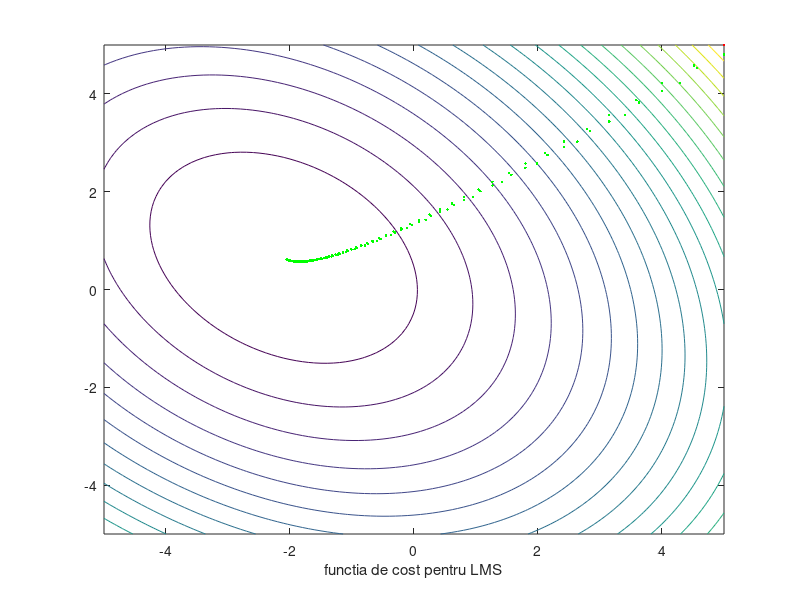
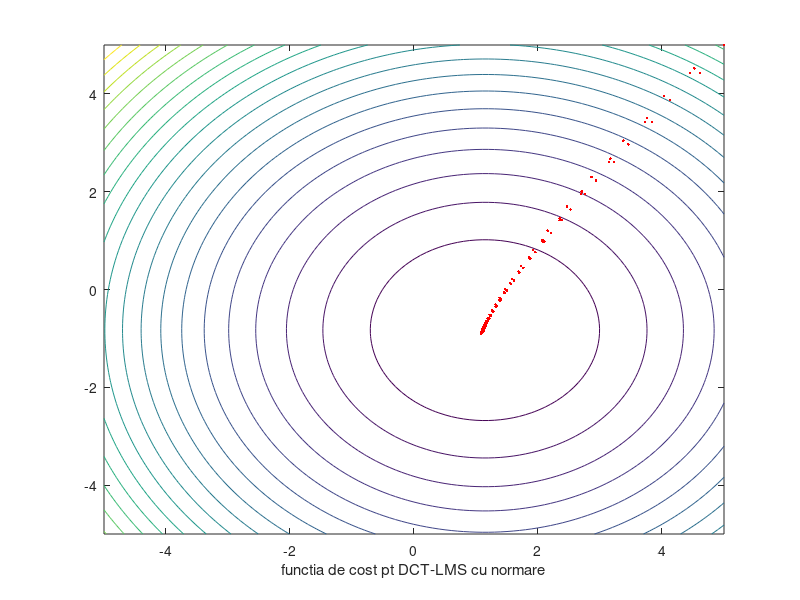
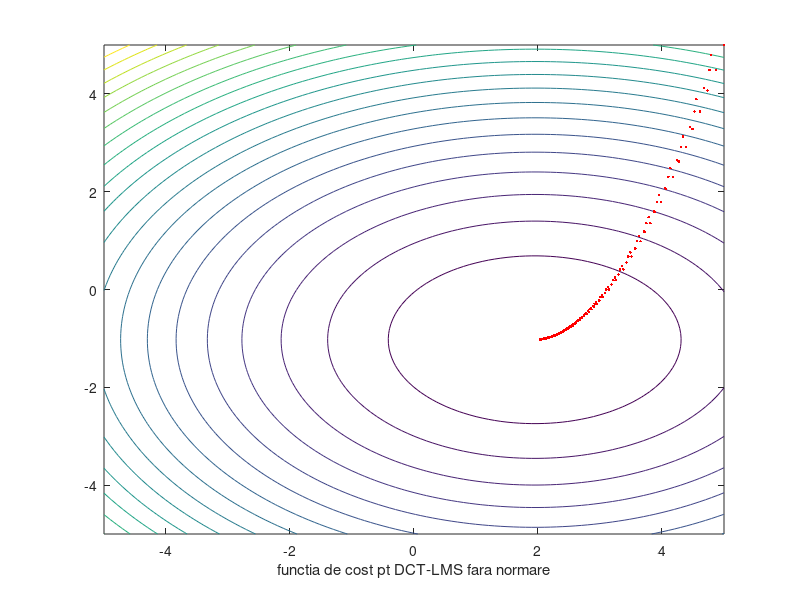
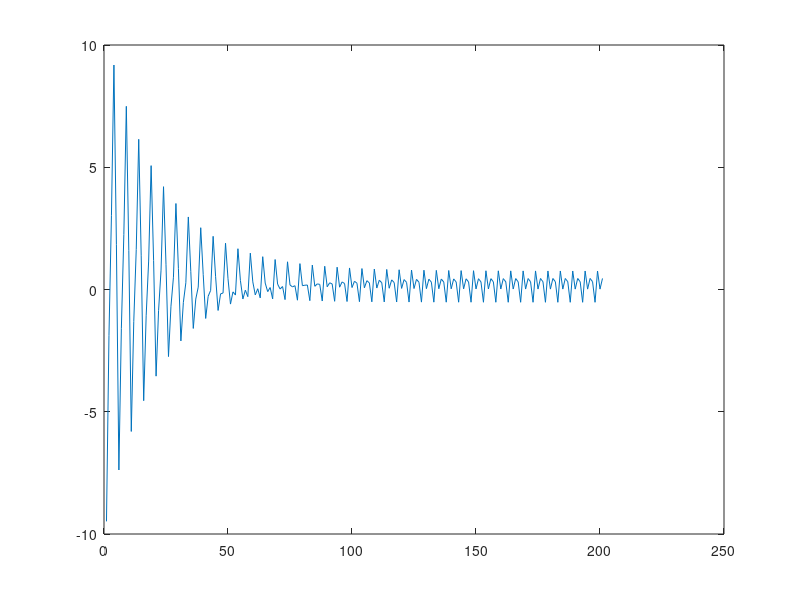

These figures' MATLAB source, in order:
        function dct_lms_model
        %Proiect AOSA: DCT-LMS model
        nrpasi=200;
        nrpasi=nrpasi+1;
        eroare=0;
        miu=0.05;
        P(1)=0;P(2)=0;
        x1=0;y1=0;x2=0;y2=0;v=0;w=0;x=0;y=0;xx=0;
        b=0.02          %beta
        N=5;
        wor=[5;5];

        %functia de cost pt LMS
        for i=1:101
                w0=-5+(i-1)*0.1;
                x(i)=w0;
                for j=1:101
                w1=-5+(j-1)*0.1;
                y(j)=w1;
                J(i,j)=2+0.5*(w0^2+w1^2)+w0*w1*cos(2*pi/N)+2*w1*sin(2*pi/N);
                end
        end
        figure(1);
        contour(y,x,J,20);xlabel('functia de cost pentru LMS');

        %functia de cost pt DCT-LMS
        for i=1:101
            w0=-5+(i-1)*0.1;
            x(i)=w0;
            for j=1:101
                w1=-5+(j-1)*0.1;
                y(j)=w1;
        %functia de cost fara normare
        J1(i,j)=2+0.5*w0^2*(1+cos(2*pi/N))+0.5*w1^2*(1-cos(2*pi/N))-1.4142*sin(2*pi/N)*(-w0+w1);
        %functia de cost cu normare
        J(i,j)=2+w0^2+w1^2-2*sin(2*pi/N)*(-w0/sqrt(1+cos(2*pi/N))+w1/sqrt(1-cos(2*pi/N)));
            end
        end
        figure(2);
        contour(y,x,J,20);xlabel('functia de cost pt DCT-LMS cu normare');
        figure(3);
        contour(y,x,J1,20);xlabel('functia de cost pt DCT-LMS fara normare');
        
	
	%LMS standard
        w=wor;
        figure(1);
        hold on
        for i=1:nrpasi
            xx=[sin(2*pi*i/N);sin(2*pi*(i-1)/N)];
            y=(w')*xx;
            e=2*cos(2*pi*i/N)-y;
            w1=w+miu.*xx.*e;
            plot(w(2),w(1),'g.');
            w=w1;
        end
        hold off
        

	%BINLMS
	w=wor;
	L=10;
	figure(1);
	hold on
	for i=1:nrpasi
		i=L*i;
		xx=[sin(2*pi*i/N);sin(2*pi*(i-1)/N)];
		y=(w')*xx;
		e=2*cos(2*pi*i/N)-y;
		w1=w+miu.*e./xx;
		plot(w(2),w(1),'r.');
		w=w1;
	end
	hold off


	%DCT-LMS
        w=wor;
        xx=0;
        v=0;
        P1=P;
        figure(2);
        hold on
        for k=1:nrpasi
            u(1)=0.707*(sin(2*pi*(k)/N)+sin(2*pi*(k-1)/N));
            u(2)=0.707*(sin(2*pi*(k)/N)-sin(2*pi*(k-1)/N));
            P(1)=b*P1(1)+(1-b)*u(1)*u(1);
            v1=u(1)/sqrt(P(1));
            P(2)=b*P1(2)+(1-b)*u(2)*u(2);
            P3(k)=P1(2);
            P2(k)=P1(1);
            v2=u(2)/sqrt(P(2));
            v=[v1;v2];
            y=(w')*v;
            er=2*cos(2*pi*k/N)-y;
            w1=w+miu.*v.*er;
            plot(w(2),w(1),'r.');
            eroare(k)=er;
            w=w1;
            P1=P;
        end
        hold off
        w=wor;
        xx=0;
        P1=P;
        figure(3);
        hold on
        for k=1:nrpasi
            u1=0.707*(sin(2*pi*(k)/N)+sin(2*pi*(k-1)/N));
            u2=0.707*(sin(2*pi*(k)/N)-sin(2*pi*(k-1)/N));
            u=[u1;u2];
            y=(w')*u;
            er=2*cos(2*pi*k/N)-y;
            w1=w+miu.*u.*er;
            plot(w(2),w(1),'r.');
            w=w1;
            P1=P;
        end
        hold off
        figure(4);
        plot(1:nrpasi,eroare);